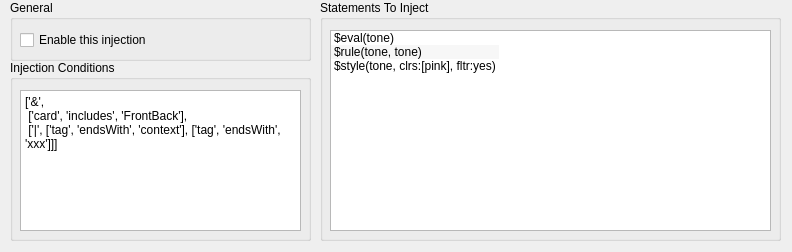
<?xml version="1.0" encoding="UTF-8"?>
<ui version="4.0">
 <class>SRInjectionTab</class>
 <widget class="QWidget" name="SRInjectionTab">
  <property name="geometry">
   <rect>
    <x>0</x>
    <y>0</y>
    <width>792</width>
    <height>252</height>
   </rect>
  </property>
  <property name="windowTitle">
   <string>Form</string>
  </property>
  <widget class="QGroupBox" name="inputSyntax">
   <property name="geometry">
    <rect>
     <x>10</x>
     <y>60</y>
     <width>301</width>
     <height>181</height>
    </rect>
   </property>
   <property name="toolTip">
    <string>&lt;html&gt;&lt;head/&gt;&lt;body&gt;&lt;p&gt;The input syntax of the iteration. This will be used to detect sets in the card content.&lt;/p&gt;&lt;/body&gt;&lt;/html&gt;</string>
   </property>
   <property name="title">
    <string>Injection Conditions</string>
   </property>
   <widget class="QPlainTextEdit" name="plainTextEdit">
    <property name="geometry">
     <rect>
      <x>10</x>
      <y>30</y>
      <width>281</width>
      <height>141</height>
     </rect>
    </property>
    <property name="plainText">
     <string>['&amp;',
 ['card', 'includes', 'FrontBack'],
 ['|', ['tag', 'endsWith', 'context'], ['tag', 'endsWith', 'xxx']]]</string>
    </property>
   </widget>
  </widget>
  <widget class="QGroupBox" name="defaultSyntax">
   <property name="geometry">
    <rect>
     <x>320</x>
     <y>0</y>
     <width>461</width>
     <height>241</height>
    </rect>
   </property>
   <property name="toolTip">
    <string>&lt;html&gt;&lt;head/&gt;&lt;body&gt;&lt;p&gt;Every iteration has a default style with the name &amp;quot;default&amp;quot;. If no other style is applied, and no rule is applicable, the &amp;quot;default&amp;quot; style will be used.&lt;/p&gt;&lt;/body&gt;&lt;/html&gt;</string>
   </property>
   <property name="title">
    <string>Statements To Inject</string>
   </property>
   <widget class="QListWidget" name="listWidget">
    <property name="geometry">
     <rect>
      <x>10</x>
      <y>30</y>
      <width>441</width>
      <height>201</height>
     </rect>
    </property>
    <property name="dragEnabled">
     <bool>true</bool>
    </property>
    <property name="dragDropMode">
     <enum>QAbstractItemView::InternalMove</enum>
    </property>
    <property name="alternatingRowColors">
     <bool>true</bool>
    </property>
    <property name="selectionMode">
     <enum>QAbstractItemView::ExtendedSelection</enum>
    </property>
    <property name="selectionBehavior">
     <enum>QAbstractItemView::SelectItems</enum>
    </property>
    <property name="isWrapping" stdset="0">
     <bool>true</bool>
    </property>
    <property name="resizeMode">
     <enum>QListView::Fixed</enum>
    </property>
    <property name="selectionRectVisible">
     <bool>true</bool>
    </property>
    <property name="sortingEnabled">
     <bool>true</bool>
    </property>
    <item>
     <property name="text">
      <string>$eval(tone)</string>
     </property>
    </item>
    <item>
     <property name="text">
      <string>$rule(tone, tone)</string>
     </property>
     <property name="flags">
      <set>ItemIsSelectable|ItemIsEditable|ItemIsDragEnabled|ItemIsDropEnabled|ItemIsUserCheckable|ItemIsEnabled</set>
     </property>
    </item>
    <item>
     <property name="text">
      <string>$style(tone, clrs:[pink], fltr:yes)</string>
     </property>
    </item>
   </widget>
  </widget>
  <widget class="QGroupBox" name="generalOptions">
   <property name="geometry">
    <rect>
     <x>10</x>
     <y>0</y>
     <width>301</width>
     <height>61</height>
    </rect>
   </property>
   <property name="toolTip">
    <string>&lt;html&gt;&lt;head/&gt;&lt;body&gt;&lt;p&gt;The input syntax of the iteration. This will be used to detect sets in the card content.&lt;/p&gt;&lt;/body&gt;&lt;/html&gt;</string>
   </property>
   <property name="title">
    <string>General</string>
   </property>
   <widget class="QCheckBox" name="enableIterationCheckBox">
    <property name="geometry">
     <rect>
      <x>10</x>
      <y>30</y>
      <width>251</width>
      <height>20</height>
     </rect>
    </property>
    <property name="toolTip">
     <string>&lt;html&gt;&lt;head/&gt;&lt;body&gt;&lt;p&gt;Advanced feature. Check this if you want to treat the content of the &amp;quot;Open Delimiter&amp;quot;, &amp;quot;Close Delimiter&amp;quot;, and &amp;quot;Field separator&amp;quot; as regular expressions.&lt;/p&gt;&lt;/body&gt;&lt;/html&gt;</string>
    </property>
    <property name="text">
     <string>Enable this injection</string>
    </property>
   </widget>
  </widget>
 </widget>
 <resources/>
 <connections/>
</ui>
